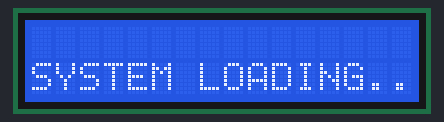
Simulated run of this sketch. Board: Arduino Uno, built with avr-gcc and run on an emulated ATmega328P. Shown: 16×2 character LCD.

Above: at 0.8 s.
At 2.0 s:
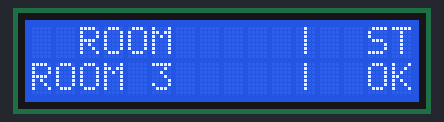
At 6.2 s:
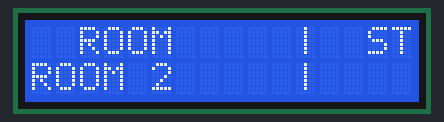
At 10.9 s:
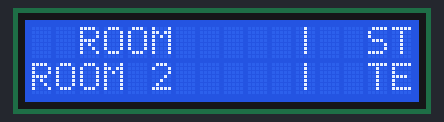

Measured:
- by itself, everything shown: repeats every 8.4 s, in 17 steps
- what the display in image 0 shows lasts 0.6 s, from 0.8 s to 1.4 s
- what the display in image 1 shows lasts 0.5 s, from 2.0 s to 2.5 s

The sketch:

lcd.ino
```cpp
#include <LiquidCrystal_I2C.h>

LiquidCrystal_I2C lcd(0x27, 16, 2); // I2C address 0x27, 16 column and 2 rows

void setup()
{
  lcd.init(); // initialize the lcd
  lcd.backlight();

   lcd.setBacklight(HIGH);


 lcd.setCursor ( 0, 0 );
 lcd.print("                    ");
 lcd.setCursor ( 0, 1 ); // go to the 2nd row
 lcd.print("SYSTEM LOADING.     "); // pad string with spaces for centering
 delay(300);

  lcd.setCursor ( 0, 1 ); // go to the 2nd row
 lcd.print("SYSTEM LOADING..    ");
 lcd.setCursor ( 0, 2 ); // go to the 2nd row
 lcd.print("                    "); // pad string with spaces for centering// pad string with spaces for centering
 delay(300);

  lcd.setCursor ( 0, 1 ); // go to the 2nd row
 lcd.print("SYSTEM LOADING...   "); // pad string with spaces for centering
 delay(300);

 lcd.setCursor ( 0, 1 ); // go to the 2nd row
 lcd.print("SYSTEM LOADING....  "); // pad string with spaces for centering
 delay(300);


 lcd.setCursor ( 0, 2 ); // go  he third row
 lcd.print("                    "); // pith spaces for centering
 lcd.setCursor ( 0, 3 ); // go to the fourth row
 lcd.print("                    ");
 delay(400);

 lcd.setCursor ( 0, 0 );
 lcd.print("     WELCOME TO     ");
 lcd.setCursor ( 0, 1 );
 lcd.print("                    ");
 lcd.setCursor ( 0, 2 );
 lcd.print("SMART HOUSE GUARDIAN");
 lcd.setCursor ( 0, 3 );
 lcd.print("                    ");

// lcd.setBacklight(LOW);


//  lcd.setCursor ( 0, 0 ); // go to the top left corner
//  lcd.print("                    "); // write this string on the top row
//  lcd.setCursor ( 0, 1 ); // go to the 2nd row
//  lcd.print("                    "); // pad string with spaces for centering
//  lcd.setCursor ( 0, 2 ); // go  he third row
//  lcd.print("                    "); // pith spaces for centering
//  lcd.setCursor ( 0, 3 ); // go to the fourth row
//  lcd.print("                    ");
}

void loop()
{
lcd.setCursor ( 0, 0 );
 lcd.print("  ROOM     |  STATUS");
 lcd.setCursor ( 0, 1 );
 lcd.print("ROOM 1     |  OK    ");
 lcd.setCursor ( 0, 2 );
 lcd.print("ROOM 2     |  OK    ");
 lcd.setCursor ( 0, 3 );
 lcd.print("ROOM 3     |  OK    ");

 delay(500);
 lcd.setCursor ( 0, 2 );
 lcd.print("ROOM 2     |  TEMP  ");
delay(500);
 lcd.setCursor ( 0, 2 );
 lcd.print("ROOM 2     |        ");

  delay(500);
 lcd.setCursor ( 0, 2 );
 lcd.print("ROOM 2     |  TEMP  ");
delay(500);
 lcd.setCursor ( 0, 2 );
 lcd.print("ROOM 2     |        ");

  delay(500);
 lcd.setCursor ( 0, 2 );
 lcd.print("ROOM 2     |  TEMP  ");
delay(500);
 lcd.setCursor ( 0, 2 );
 lcd.print("ROOM 2     |        ");

  delay(500);
 lcd.setCursor ( 0, 2 );
 lcd.print("ROOM 2     |  TEMP  ");
delay(500);
 lcd.setCursor ( 0, 2 );
 lcd.print("ROOM 2     |        ");

  delay(500);
 lcd.setCursor ( 0, 2 );
 lcd.print("ROOM 2     |  TEMP  ");
delay(500);
 lcd.setCursor ( 0, 2 );
 lcd.print("ROOM 2     |        ");

  delay(500);
 lcd.setCursor ( 0, 2 );
 lcd.print("ROOM 2     |  TEMP  ");
delay(500);
 lcd.setCursor ( 0, 2 );
 lcd.print("ROOM 2     |        ");

  delay(500);
 lcd.setCursor ( 0, 2 );
 lcd.print("ROOM 2     |  TEMP  ");
delay(500);
 lcd.setCursor ( 0, 2 );
 lcd.print("ROOM 2     |        ");

  delay(500);
 lcd.setCursor ( 0, 2 );
 lcd.print("ROOM 2     |  TEMP  ");
delay(500);
 lcd.setCursor ( 0, 2 );
 lcd.print("ROOM 2     |        ");


}
```
